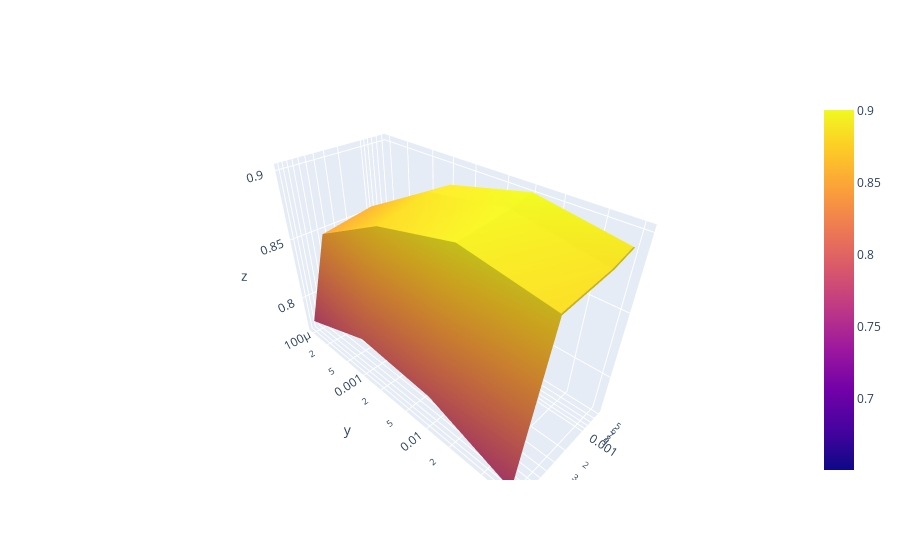

The cell this chart's notebook holds for it:
### Code cell
fig = go.Figure(data=go.Surface(x=list(learning_rates.keys()), y=list(weight_decays.keys()),z=surface))

fig.layout.scene.yaxis.type = 'log'
fig.layout.scene.xaxis.type = 'log'


fig.show()

### Figure 1 — Plotly figure (JSON) as saved in the notebook; plotly's stock layout.template omitted (floating-point values rounded to 4 significant figures)
{"data": [{"type": "surface", "x": [0.0005, 0.001, 0.005, 0.01, 0.05], "y": [0.0001, 0.001, 0.01, 0.1], "z": [[0.8533, 0.8553, 0.8483, 0.7793], [0.886, 0.8867, 0.8783, 0.801], [0.9003, 0.8967, 0.893, 0.7957], [0.89, 0.8857, 0.8827, 0.7723], [0.7517, 0.7057, 0.7943, 0.6507]]}], "layout": {"scene": {"xaxis": {"type": "log"}, "yaxis": {"type": "log"}}}}
